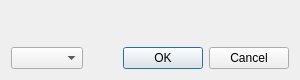
<?xml version="1.0" encoding="UTF-8"?>
<ui version="4.0">
 <class>PluginSettingsDialog</class>
 <widget class="QDialog" name="PluginSettingsDialog">
  <property name="geometry">
   <rect>
    <x>0</x>
    <y>0</y>
    <width>300</width>
    <height>80</height>
   </rect>
  </property>
  <layout class="QGridLayout" name="gridLayout">
   <item row="0" column="0" colspan="2">
    <widget class="QWidget" name="widget" native="true"/>
   </item>
   <item row="1" column="0">
    <widget class="QComboBox" name="comboBox"/>
   </item>
   <item row="1" column="1">
    <widget class="QDialogButtonBox" name="buttonBox">
     <property name="orientation">
      <enum>Qt::Orientation::Horizontal</enum>
     </property>
     <property name="standardButtons">
      <set>QDialogButtonBox::StandardButton::Cancel|QDialogButtonBox::StandardButton::Ok</set>
     </property>
    </widget>
   </item>
  </layout>
 </widget>
 <resources/>
 <connections>
  <connection>
   <sender>buttonBox</sender>
   <signal>accepted()</signal>
   <receiver>PluginSettingsDialog</receiver>
   <slot>accept()</slot>
   <hints>
    <hint type="sourcelabel">
     <x>248</x>
     <y>254</y>
    </hint>
    <hint type="destinationlabel">
     <x>157</x>
     <y>274</y>
    </hint>
   </hints>
  </connection>
  <connection>
   <sender>buttonBox</sender>
   <signal>rejected()</signal>
   <receiver>PluginSettingsDialog</receiver>
   <slot>reject()</slot>
   <hints>
    <hint type="sourcelabel">
     <x>316</x>
     <y>260</y>
    </hint>
    <hint type="destinationlabel">
     <x>286</x>
     <y>274</y>
    </hint>
   </hints>
  </connection>
 </connections>
</ui>
